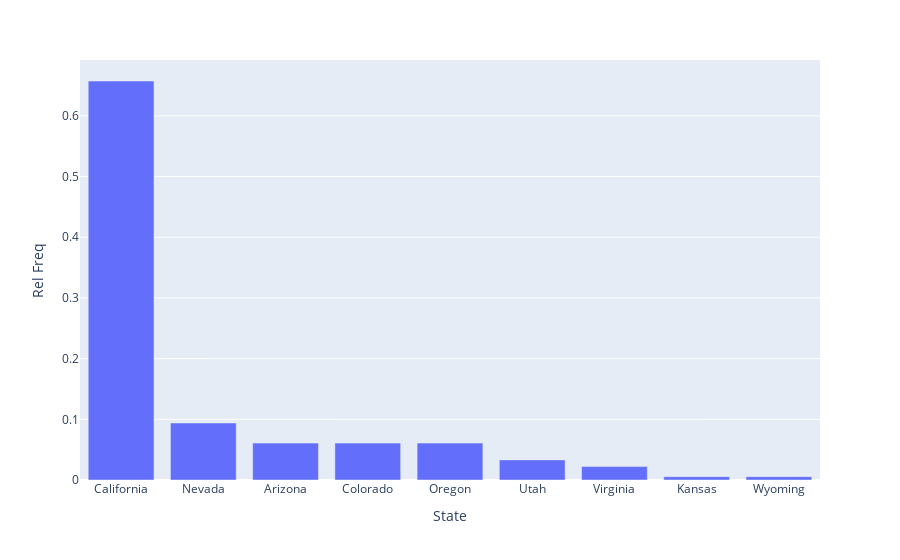

Write notebook code for a chart like this one.
### Code cell
px.bar(states, x='State', y ='Rel Freq').update_xaxes(categoryorder='total descending')

### Figure 1 — Plotly figure (JSON) as saved in the notebook; plotly's stock layout.template omitted (floating-point values rounded to 4 significant figures)
{"data": [{"alignmentgroup": "True", "hovertemplate": "State=%{x}<br>Rel Freq=%{y}<extra></extra>", "legendgroup": "", "marker": {"color": "#636efa", "pattern": {"shape": ""}}, "name": "", "offsetgroup": "", "orientation": "v", "showlegend": false, "textposition": "auto", "type": "bar", "x": ["Arizona", "California", "Colorado", "Kansas", "Nevada", "Oregon", "Utah", "Virginia", "Wyoming"], "xaxis": "x", "y": [0.06077, 0.6575, 0.06077, 0.005525, 0.09392, 0.06077, 0.03315, 0.0221, 0.005525], "yaxis": "y"}], "layout": {"barmode": "relative", "legend": {"tracegroupgap": 0}, "margin": {"t": 60}, "xaxis": {"anchor": "y", "categoryorder": "total descending", "domain": [0, 1], "title": {"text": "State"}}, "yaxis": {"anchor": "x", "domain": [0, 1], "title": {"text": "Rel Freq"}}}}
